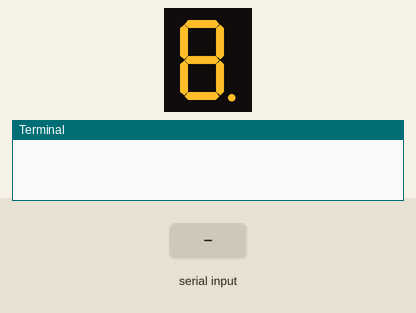
Simulated run of this program. Board: Raspberry Pi (BCM pin numbers). On the bench: 1-digit seven-segment display, the last lines printed to the terminal. Inputs (shaded band) come from the test bench. The segment pins are drawn as the display they are named for.

Above: at 2.5 s.
4.7 s: "1" typed at the terminal, then Enter
At 5.9 s:
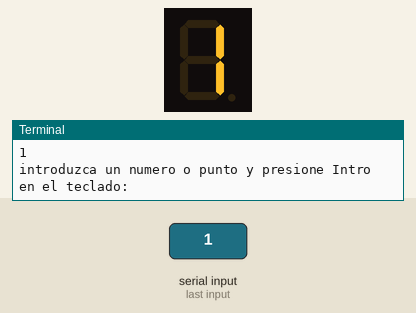
6.2 s: "2" typed at the terminal, then Enter
At 7.1 s:
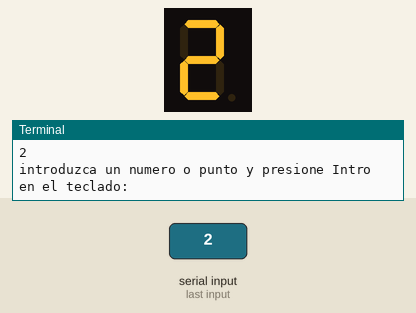
Timing chart, 0 to 9.2 s (numbered marks = the images above; inputs shaded):
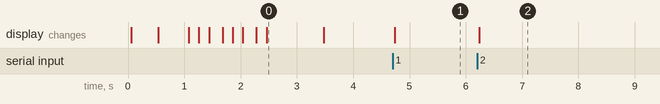

The program:

7SegmentoSimpleIngreso.py
```python
# importamos libreria time
import time
# importamos libreria GPIO
import RPi.GPIO as GPIO
#
# configuracion para los GPIO
# usaremos la identificacion BCM para los GPIO
try:
    GPIO.setmode(GPIO.BCM)

    PIN_A = 14
    PIN_B = 15
    PIN_C = 18
    PIN_D = 23
    PIN_E = 24
    PIN_F = 25
    PIN_G = 8
    PIN_DP = 7

    # desactivamos mensajes de error
    GPIO.setwarnings(False)
    # indicamos los puertos de salida GPIO
    GPIO.setup(PIN_A, GPIO.OUT)
    GPIO.setup(PIN_B, GPIO.OUT)
    GPIO.setup(PIN_C, GPIO.OUT)
    GPIO.setup(PIN_D, GPIO.OUT)
    GPIO.setup(PIN_E, GPIO.OUT)
    GPIO.setup(PIN_F, GPIO.OUT)
    GPIO.setup(PIN_G, GPIO.OUT)
    GPIO.setup(PIN_DP, GPIO.OUT)
    #
    # definimos funcion que apaga o enciende todos los
    # segmentos del display segun el parametro
    # que enviamos 0=apagar 1=encender
    def INICIALIZAR_DISPLAY(estado):
        # si enviamos 0 apagamos los segmentos
        if estado == 0:
            GPIO.output(PIN_A, False)
            GPIO.output(PIN_B, False)
            GPIO.output(PIN_C, False)
            GPIO.output(PIN_D, False)
            GPIO.output(PIN_E, False)
            GPIO.output(PIN_F, False)
            GPIO.output(PIN_G, False)
            GPIO.output(PIN_DP, False)
        else: # si enviamos 1 encendemos los segmentos
            GPIO.output(PIN_A, True)
            GPIO.output(PIN_B, True)
            GPIO.output(PIN_C, True)
            GPIO.output(PIN_D, True)
            GPIO.output(PIN_E, True)
            GPIO.output(PIN_F, True)
            GPIO.output(PIN_G, True)
            GPIO.output(PIN_DP, True)
    #
    # definimos funcion para hacer un test del display
    # enciende uno a uno los segmentos con un
    # retraso indicado por el parametro demora
    def TEST_DISPLAY(demora):
        # aparagamos todos los segmentos
        INICIALIZAR_DISPLAY(0)
        # los encendemos uno a uno
        GPIO.output(PIN_A, True)
        time.sleep(demora)
        GPIO.output(PIN_B, True)
        time.sleep(demora)
        GPIO.output(PIN_C, True)
        time.sleep(demora)
        GPIO.output(PIN_D, True)
        time.sleep(demora)
        GPIO.output(PIN_E, True)
        time.sleep(demora)
        GPIO.output(PIN_F, True)
        time.sleep(demora)
        GPIO.output(PIN_G, True)
        time.sleep(demora)
        GPIO.output(PIN_DP, True)
    #
    # definimos funcion que recibe un parametro que debe ser
    # un numero o un punto y enciende los segmentos
    # correspondientes del display
    def PRINT_DISPLAY(digito):
        INICIALIZAR_DISPLAY(0) # apagamos todos los segmentos
        # activamos los segmentos para cada numero
        if digito== "0": # numero 0
            GPIO.output(PIN_A, True) # segmento a
            GPIO.output(PIN_B, True) # segmento b
            GPIO.output(PIN_C, True) # segmento c
            GPIO.output(PIN_D, True) # segmento d
            GPIO.output(PIN_E, True) # segmento e
            GPIO.output(PIN_F, True) # segmento f
        elif digito== "1": # numero 1
            GPIO.output(PIN_B, True) # segmento b
            GPIO.output(PIN_C, True) # segmento c
        elif digito== "2": # numero 2
            GPIO.output(PIN_A, True) # segmento a
            GPIO.output(PIN_B, True) # segmento b
            GPIO.output(PIN_D, True) # segmento d
            GPIO.output(PIN_E, True) # segmento e
            GPIO.output(PIN_G, True) # segmento g
        elif digito== "3": # numero 3
            GPIO.output(PIN_A, True) # segmento a
            GPIO.output(PIN_B, True) # segmento b
            GPIO.output(PIN_C, True) # segmento c
            GPIO.output(PIN_D, True) # segmento d
            GPIO.output(PIN_G, True) # segmento g
        elif digito== "4": # numero 4
            GPIO.output(PIN_B, True) # segmento b
            GPIO.output(PIN_C, True) # segmento c
            GPIO.output(PIN_F, True) # segmento f
            GPIO.output(PIN_G, True) # segmento g
        elif digito== "5": # numero 5
            GPIO.output(PIN_A, True) # segmento a
            GPIO.output(PIN_C, True) # segmento c
            GPIO.output(PIN_D, True) # segmento d
            GPIO.output(PIN_F, True) # segmento f
            GPIO.output(PIN_G, True) # segmento g
        elif digito== "6": # numero 6
            GPIO.output(PIN_A, True) # segmento a
            GPIO.output(PIN_C, True) # segmento c
            GPIO.output(PIN_D, True) # segmento d
            GPIO.output(PIN_E, True) # segmento e
            GPIO.output(PIN_F, True) # segmento f
            GPIO.output(PIN_G, True) # segmento g
        elif digito== "7": # numero 7
            GPIO.output(PIN_A, True) # segmento a
            GPIO.output(PIN_B, True) # segmento b
            GPIO.output(PIN_C, True) # segmento c
        elif digito== "8": # numero 8
            GPIO.output(PIN_A, True) # segmento a
            GPIO.output(PIN_B, True) # segmento b
            GPIO.output(PIN_C, True) # segmento c
            GPIO.output(PIN_D, True) # segmento d
            GPIO.output(PIN_E, True) # segmento e
            GPIO.output(PIN_F, True) # segmento f
            GPIO.output(PIN_G, True) # segmento g
        elif digito== "9": # numero 9
            GPIO.output(PIN_A, True) # segmento a
            GPIO.output(PIN_B, True) # segmento b
            GPIO.output(PIN_C, True) # segmento c
            GPIO.output(PIN_D, True) # segmento d
            GPIO.output(PIN_F, True) # segmento f
            GPIO.output(PIN_G, True) # segmento g
        elif digito== ".": # DP (punto decimal)
            GPIO.output(PIN_DP, True) # segmento DP
    #
    # Codigo para ejecutar las funciones
    # con la siguiente funcion encendemos todos segmentos
    INICIALIZAR_DISPLAY(1)
    # damos un tiempo de espera
    time.sleep(0.5)
    # con la siguiente funcion apagamos todos los segmentos
    INICIALIZAR_DISPLAY(0)
    #damos un tiempo de espera
    time.sleep(0.5)
    # llamamos a la funcion que enciende los segmentos
    # uno a uno con un tiempo de espera
    TEST_DISPLAY(0.2)
    #damos un tiempo de espera de un segundo
    time.sleep(1)
    # con la siguiente funcion apagamos todos los segmentos
    INICIALIZAR_DISPLAY(0)
    # con el siguente bucle infinito podemos introducir un
    # numero o un punto y al hacer intro aparecera en el
    # display
    while (True):
        # mensaje para el usuario
        tecla=input("introduzca un numero o punto y presione Intro en el teclado: ")
        # llamamos a la funcion que ilumina los segmentos
        PRINT_DISPLAY(str(tecla))
finally: GPIO.cleanup()
```

Measured:
- after the input at 4.7 s, the display: changes at once (image 1)
- after the input at 6.2 s, the display: changes at once (image 2)
- what the display in image 0 shows lasts 1.0 s, from 2.5 s to 3.5 s
